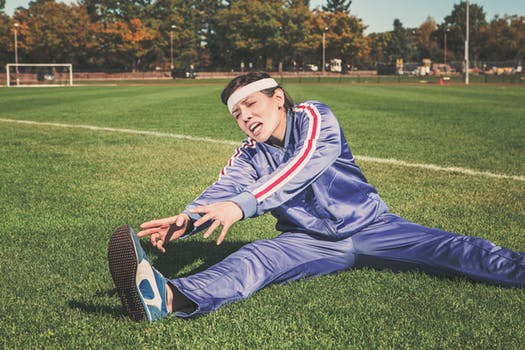
#> input picture images/test.jpg, 525 x 350 px, found by its file name; its folder holds only this picture in this run
$ jupyter execute --allow-errors GenerateTrainingPickle-Separation.ipynb
#> lines starting #> are read from the running program, lines starting #| are printed output that depends on the picture
#> further down, raw_im is the input picture: PIL image 525x350 RGB; mean R, G, B 114.8, 117.3, 91.8
#> `invert_mask = ImageOps.invert(mask.convert("RGB"))`:
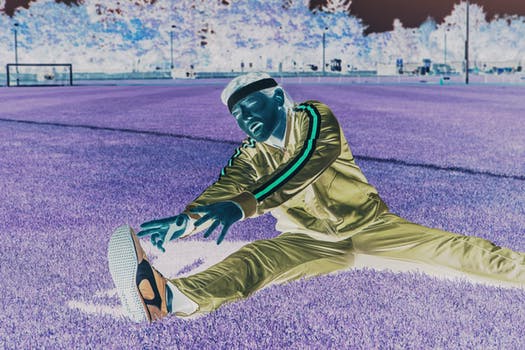
#> invert_mask: PIL image 525x350 RGB; mean R, G, B 140.2, 137.7, 163.2
#> `salt.paste(invert_mask, (0, 0), invert_mask.convert('L'))`:
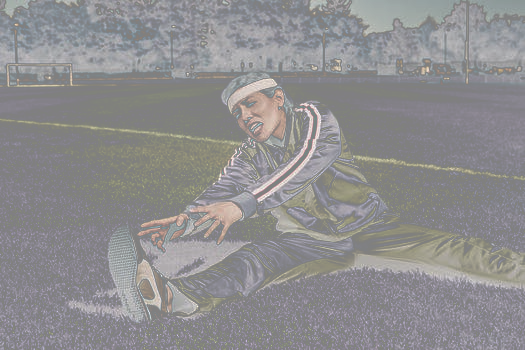
#> salt: PIL image 525x350 RGB; mean R, G, B 142.5, 141.6, 143
[cell 1]
import numpy as np
import pickle
import csv
from PIL import Image
from PIL import ImageOps
import matplotlib.pyplot as plt
from os import listdir
from os.path import isfile, join
import math

Declaring Directories

[cell 2]
train_im_dir = "../../data/train/images/"
train_data_dir = "../../data/train/train.csv"
mask_path = "../../data/train/masks/"
w = 101
h = 101
files = [f for f in listdir(train_im_dir) if isfile(join(train_im_dir, f))]

Reading in images in X

[cell 3]
# list of all pictures
X = np.ndarray(shape = (0, 101, 101, 1))
one_hot = np.zeros(shape = (0, 2))
print(one_hot)

# looping through all pictures
#> (the rest of this cell did not finish here and is left out)
